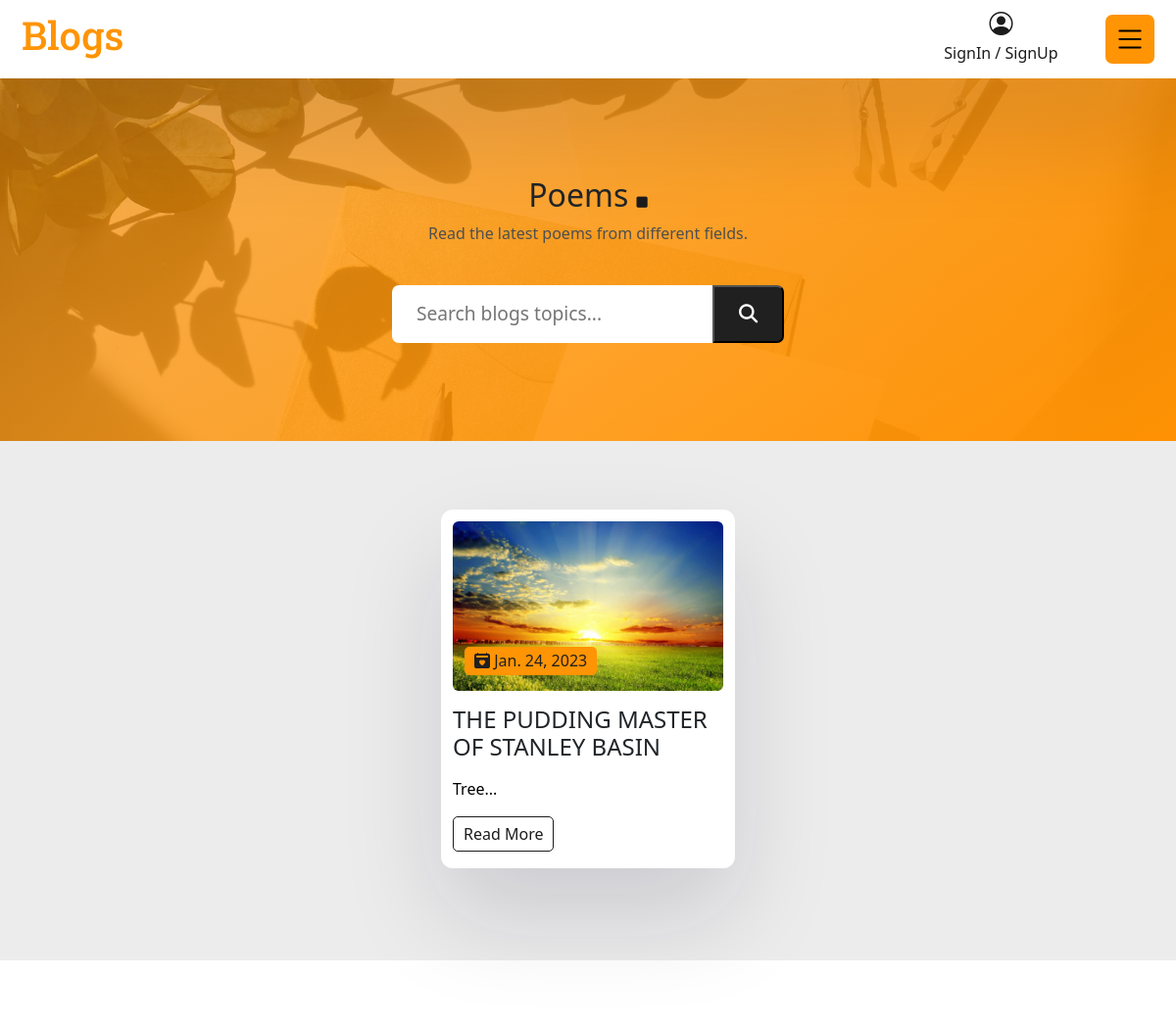
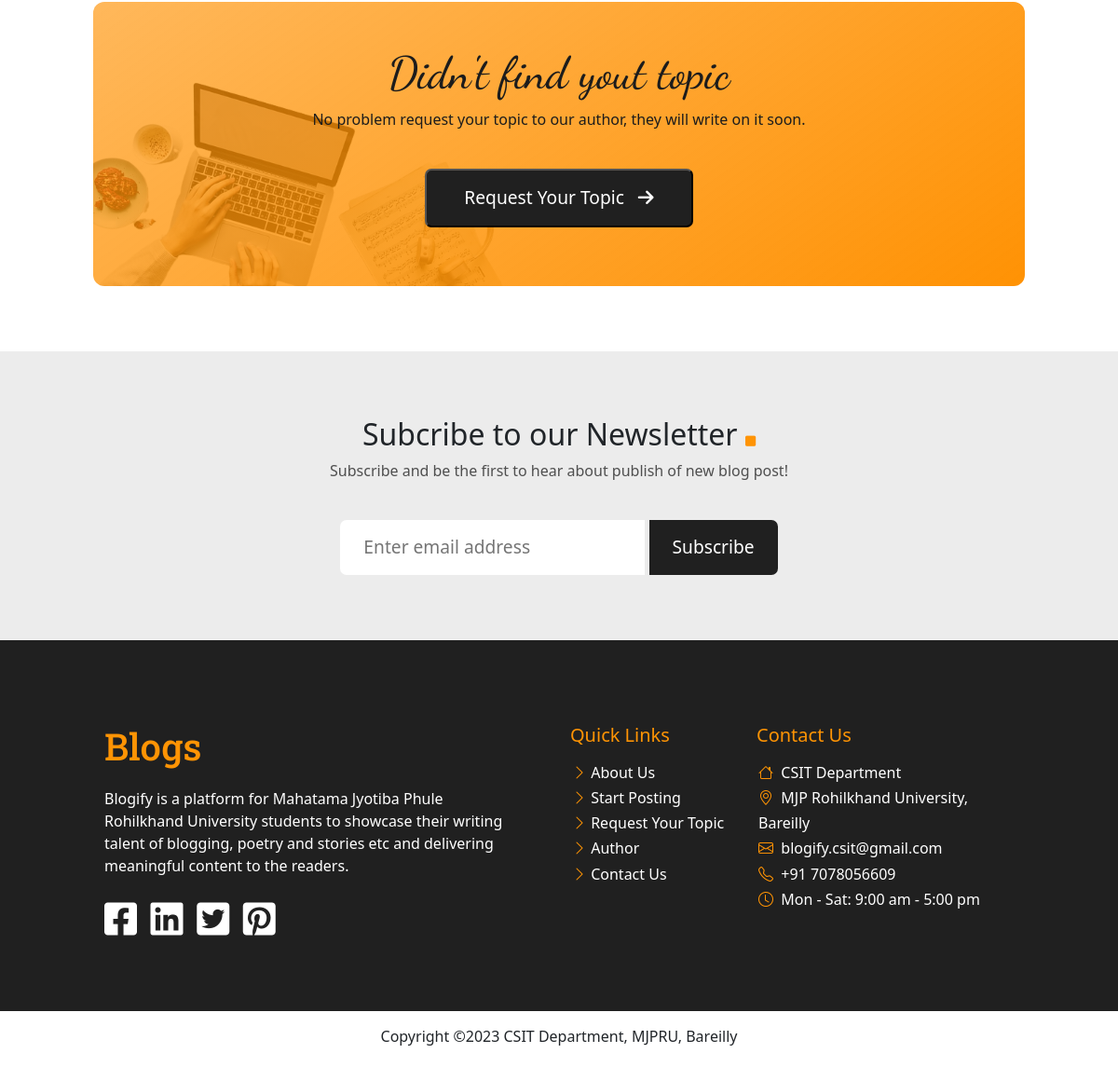
The page /poems/ on the database its author committed (2 pictures, top to bottom).
### General/models.py (models this page shows, shortened)
class Post(models.Model):
    choice = (('Yes','Yes'), ('No','No'))
    title = models.CharField(max_length=75, blank=False, null=False)
    category = models.CharField(max_length=7)
    user = models.CharField(max_length=15)
    date = models.DateField(blank=True, null=True)
    featured_image = models.FileField(upload_to="Image")
    body = RichTextField()
    approved = models.CharField(max_length=3, choices=choice, blank=True, null=True)
    featured = models.CharField(max_length=3, choices=choice, blank=True, null=True,)
    auto_slug = AutoSlugField(populate_from='title', unique=True, null=True, default=None)

### Blogs/views.py (the view)
# urls.py: path('poems/', views.Poems),
def Poems(request):
    post = Post.objects.filter(category = 'Poems', approved = 'Yes')
    data={
        'post': post,
    }
    return render(request, "poems.html", data)

### templates/poems.html (shortened to what this page needs)
<!doctype html>
<html lang="en">
    <head>
    <link href="/static/Css/style.css" rel="stylesheet">
    <link href="https://cdn.jsdelivr.net/npm/bootstrap@5.2.2/dist/css/bootstrap.min.css" rel="stylesheet">
    <link rel="stylesheet" href="https://cdn.jsdelivr.net/npm/bootstrap-icons@1.10.2/font/bootstrap-icons.css">
    <link rel="stylesheet" href="https://cdnjs.cloudflare.com/ajax/libs/font-awesome/6.2.1/css/all.min.css" />  </head>
    <body>
    {% include "global-header.html" %}
    <div class="container-xxl">
        <div class="row category-header-section justify-content-center align-items-center">
            <div class="col-12">
                <h2 class="heading">Poems <span><i class="fa-solid fa-square"></i></span></h2>
                <p class="subheading">Read the latest poems from different fields.</p>
                <input type="text" placeholder="Search blogs topics..."><a href="#"><button type="submit"><i class="fa-solid fa-magnifying-glass"></i></button></a>
            </div>
        </div>
    </div>
    <div class="container-xxl category-page-post-section">
        <div class="row justify-content-center align-items-center">
            {% for n in post %}
            <div class="col-md-3 col-11 post-box">
                <img class="fluid-img" src="/media/{{n.featured_image}}" alt="">
                <span><h6><i class="bi bi-calendar2-heart-fill"></i> {{n.date}}</h6></span>
                <h4 class="post-title">{{n.title}}</h4>
                <p>{{n.body|safe|slice:":70"}}...</p>
                <a href="/blogs/{{n.auto_slug}}/" class="read-more-btn"><button>Read More</button></a>
            </div>
            {% endfor %}
        </div>
    </div>
    <div class="container-xxl">
        <div class="row justify-content-center align-items-center">
            <div class="col-md-10 col-11 request-your-topic py-5 px-4">
                <h2>Didn't find yout topic</h2>
                <p>No problem request your topic to our author, they will write on it soon.</p>
                <a href="/request-your-topic/"><button>Request Your Topic &nbsp; <i class="fa-solid fa-arrow-right"></i></button></a>
            </div>
        </div>
    </div>
    {% include "newsletter.html" %}
    {% include "global-footer.html" %}
    </body>
</html>

### static/Css/style.css (style rules this page uses)
:root { --font-dancing-scripts: 'Dancing Script', cursive; --pri-bg: #ff9404; --dark-bg: #202020; --light-bg: #ececec; --white-bg: #ffffff; --text-pri-color: #ff9404; --text-dark-color: #1c1c1c; --text-light-color: #4f4f4f; --text-white-color: #ffffff; }
.container-xxl { max-width: 1450px !important; }
.heading { font-size: 2rem; }
.subheading { color: var(--text-light-color); }
.heading span i { font-size: 0.8rem; color: var(--text-pri-color); }
.post-box { padding: 12px; margin: 24px 12px; text-align: left; border-radius: 12px; background-color: var(--white-bg); box-shadow: rgba(17, 12, 46, 0.15) 0px 48px 100px 0px; }
.post-box img { width: 100%; aspect-ratio: 4/2.5; border-radius: 6px; }
.post-box h6 { position: absolute; padding: 5px 10px; margin: -45px 0px 0px 12px; color: var(--dark-bg); background-color: var(--pri-bg); border-radius: 5px; }
.post-box h4 { margin-top: 15px; }
.post-box .read-more-btn button { text-decoration: none !important; background-color: var(--white-bg); color: var(--text-dark-color); border: solid 1.5px var(--text-dark-color); border-radius: 5px; padding: 5px 10px; margin-bottom: 5px; }
.category-header-section { padding: 100px 0px; text-align: center; background-image: linear-gradient(145deg, #ff9204a7, #ff9204), url(/static/Images/mediamodifier-Qji5ChUkI_w-unsplash.jpg); background-repeat: no-repeat; background-position: top; background-size: cover; }
.category-header-section .heading span i { color: var(--text-dark-color); }
.category-header-section input { margin-top: 25px; padding: 15px 25px; font-size: 1.2rem; border: none; outline: none; border-radius: 7px 0px 0px 7px; background-color: var(--white-bg); transition: 0.2s ease-in-out; }
.category-header-section button { padding: 13px 25px; font-size: 1.2rem; color: var(--text-white-color); background-color: var(--dark-bg); border-radius: 0px 7px 7px 0px; }
.category-page-post-section { padding: 70px 0px; text-align: center; background-color: var(--light-bg); }
.request-your-topic { margin: 70px 0px !important; text-align: center; color: var(--text-dark-color); background-image: linear-gradient(145deg, #ff9204a7, #ff9204), url(/static/Images/post-bg.png); background-repeat: no-repeat; background-position: bottom-left; background-size: contain; border-radius: 12px; }
.request-your-topic h2 { font-family: var(--font-dancing-scripts); font-size: 3rem; }
.request-your-topic a button { margin-top: 25px; margin-bottom: 15px; padding: 15px 40px; font-size: 1.2rem; color: var(--text-white-color); background-color: var(--dark-bg); border-radius: 7px; transition: 0.5s ease-in-out; }

### rows shown on the page
Post: featured_image (picture), date "Jan. 24, 2023", title "THE PUDDING MASTER OF STANLEY BASIN", body "Tree"
